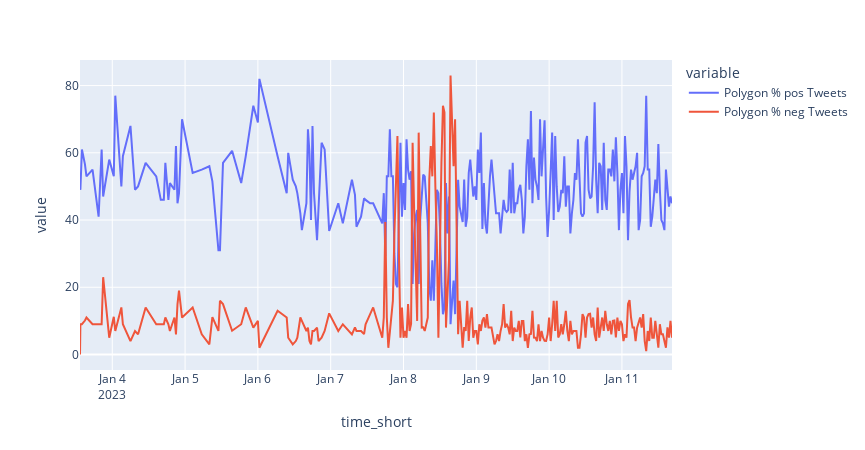

The notebook cell saved with this chart:
### Markdown cell above
Bincance USD scheint als Kryptowährung weniger beliebt zu sein, da verstärkt negativ berichtet wird.

### Code cell
fig = px.line(ChangeDF.dropna(), x="time_short", y=['Polygon % pos Tweets', 'Polygon % neg Tweets'],width=865, height=450)
fig.show()

### Figure 1 — Plotly figure (JSON) as saved in the notebook; plotly's stock layout.template omitted (floating-point values rounded to 4 significant figures; data arrays with more than 128 entries replaced by an {"elided": "..."} marker saying what was removed)
{"data": [{"hovertemplate": "variable=Polygon % pos Tweets<br>time_short=%{x}<br>value=%{y}<extra></extra>", "legendgroup": "Polygon % pos Tweets", "line": {"color": "#636efa", "dash": "solid"}, "marker": {"symbol": "circle"}, "mode": "lines", "name": "Polygon % pos Tweets", "orientation": "v", "showlegend": true, "type": "scatter", "x": {"elided": "262 str values"}, "xaxis": "x", "y": {"elided": "262 float values"}, "yaxis": "y"}, {"hovertemplate": "variable=Polygon % neg Tweets<br>time_short=%{x}<br>value=%{y}<extra></extra>", "legendgroup": "Polygon % neg Tweets", "line": {"color": "#EF553B", "dash": "solid"}, "marker": {"symbol": "circle"}, "mode": "lines", "name": "Polygon % neg Tweets", "orientation": "v", "showlegend": true, "type": "scatter", "x": {"elided": "262 str values"}, "xaxis": "x", "y": {"elided": "262 float values"}, "yaxis": "y"}], "layout": {"height": 450, "legend": {"title": {"text": "variable"}, "tracegroupgap": 0}, "margin": {"t": 60}, "width": 865, "xaxis": {"anchor": "y", "domain": [0, 1], "title": {"text": "time_short"}}, "yaxis": {"anchor": "x", "domain": [0, 1], "title": {"text": "value"}}}}
